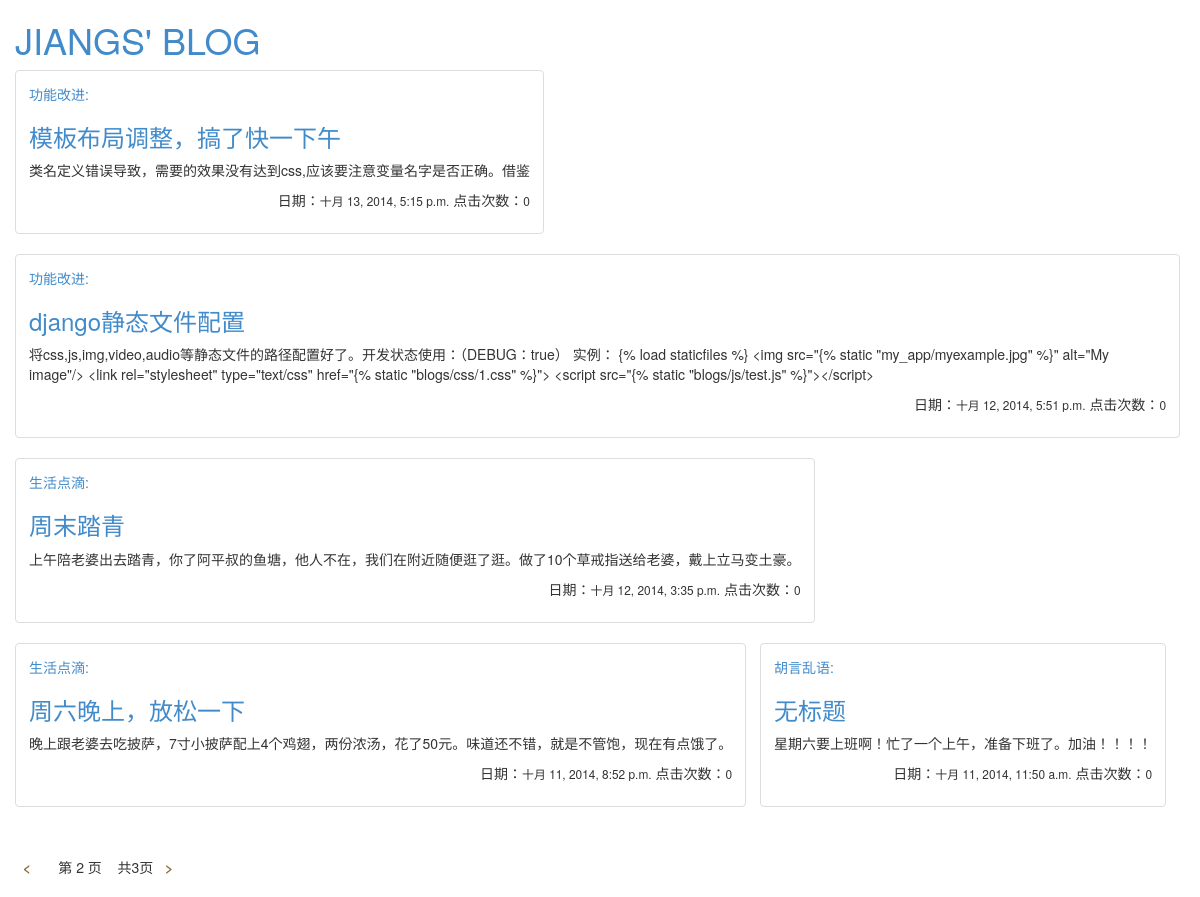
/blogs/2/, run on the app's committed database.
### blogs/models.py (models this page shows, shortened)
class Blog(models.Model):
  tag = models.CharField(max_length=10,default=u'未分类')
  title = models.CharField(max_length = 30,default=u'无标题')
  context = models.TextField(default='无内容')
  pub_date = models.DateTimeField('date published')
  visit_count = models.IntegerField(default=0)

### blogs/views.py (the view)
# urls.py: url(r'^(?P<page_index>\d+)/$', views.page, name='page'),
def page(request, page_index=1):
    blogs = listing(Blog.objects.all().order_by('-pub_date'), page_index)
    return render(request, 'blogs/index.html', {'blogs':blogs})

### blogs/views.py (called while the page is built)
def listing(page, page_index):
    per_page = 5
    paginator = Paginator(page, per_page) # Show 25 contacts per page
    try:
        page_index = int(page_index)
    except TypeError:
        page_index = 1
    try:
        blogs = paginator.page(page_index)
    except PageNotAnInteger:
        blogs = paginator.page(1) # If page is not an integer, deliver first page.
    except EmptyPage:
        blogs = paginator.page(paginator.num_pages) # If page is out of range (e.g. 9999), deliver last page of results.
    return blogs

### blogs/templates/blogs/index.html (shortened to what this page needs)
{% load staticfiles %}
<!DOCTYPE html>
<html>
<head>
    <link href="{% static "blogs/css/bootstrap.min.css" %}" rel="stylesheet">
</head>
<body>
<div class="container-fluid">
    <div class="row-fluid">
        <div class="span12" bgcolor="black">
            <h1 class="text-uppercase" ><a href="/blogs/">jiangs' blog</a></h1>
        </div>
    </div>
    <div class="row-fluid">
        <ul class="thumbnails list-inline">
                {% if blogs %}
                {% for blog in blogs %}
                <li class="span4">
                    <div class="thumbnail">
                        <div class="caption">
                            <a href='/blogs/tag/{{blog.tag}}/'>{{blog.tag}}:</a>
                            <h3>
                                <a href="/blogs/detail/{{blog.id}}/">{{blog.title}}</a>
                            </h3>
                            <p>
                                {{blog.context}}
                            </p>
                            <p class='text-right'>
                                日期：<small>{{blog.pub_date}}</small> 点击次数：<small>{{blog.visit_count}}</small>
                            </p>
                        </div>
                    </div>
                </li>
                {% endfor %}
                {% endif %}
            </ul>
        <div class="span4">
            <div class="pagination">
                <span class="step-links">
                    {% if blogs.has_previous %}
                    <a class="text-warning" href="/blogs/{{ blogs.previous_page_number }}" ><strong>&nbsp;&nbsp;&lt&nbsp;&nbsp;</strong></a>
                    {% endif %}
                <span class="current">
                    &nbsp;&nbsp;&nbsp;&nbsp;第 {{ blogs.number }} 页&nbsp;&nbsp;&nbsp;&nbsp;共{{ blogs.paginator.num_pages }}页
                </span>
                    {% if blogs.has_next %}
                    <a class="text-warning" href="/blogs/{{ blogs.next_page_number }}"><strong>&nbsp;&nbsp;&gt&nbsp;&nbsp;</strong></a>
                    {% endif %}
                </span>
            </div>
        </div>
    </div>
</div>
</body>
</html>

### data on the page
Blog: tag "功能改进", title "模板布局调整，搞了快一下午", context "类名定义错误导致，需要的效果没有达到css,应该要注意变量名字是否正确。借鉴", pub_date "十月 13, 2014, 5:15 p.m.", visit_count "0"
Blog: tag "功能改进", title "django静态文件配置", context "将css,js,img,video,audio等静态文件的路径配置好了。开发状态使用：（DEBUG：true） 实例： {% load staticfiles %} <img src=\"{% static \"my_app/myexample.jpg\" %}\" alt=\"My image\"/> <link rel=\"stylesheet\" type=\"text/css\" href=\"{% static \"blogs/css/1.css\" %}\"> <script src=\"{% static \"blogs/js/test.js\" %}\"></script>", pub_date "十月 12, 2014, 5:51 p.m.", visit_count "0"
Blog: tag "生活点滴", title "周末踏青", context "上午陪老婆出去踏青，你了阿平叔的鱼塘，他人不在，我们在附近随便逛了逛。做了10个草戒指送给老婆，戴上立马变土豪。", pub_date "十月 12, 2014, 3:35 p.m.", visit_count "0"
Blog: tag "生活点滴", title "周六晚上，放松一下", context "晚上跟老婆去吃披萨，7寸小披萨配上4个鸡翅，两份浓汤，花了50元。味道还不错，就是不管饱，现在有点饿了。", pub_date "十月 11, 2014, 8:52 p.m.", visit_count "0"
Blog: tag "胡言乱语", title "无标题", context "星期六要上班啊！忙了一个上午，准备下班了。加油！！！！", pub_date "十月 11, 2014, 11:50 a.m.", visit_count "0"

### other printed values
{{ blogs.number }} "2"
{{ blogs.paginator.num_pages }} "3"
